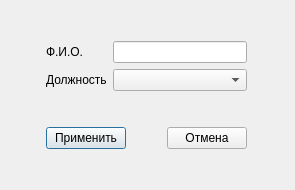
<?xml version="1.0" encoding="UTF-8"?>
<ui version="4.0">
 <class>NewUser</class>
 <widget class="QDialog" name="NewUser">
  <property name="geometry">
   <rect>
    <x>0</x>
    <y>0</y>
    <width>295</width>
    <height>190</height>
   </rect>
  </property>
  <property name="windowTitle">
   <string>Dialog</string>
  </property>
  <layout class="QGridLayout" name="gridLayout_2">
   <item row="0" column="0" colspan="2">
    <layout class="QGridLayout" name="gridLayout">
     <item row="0" column="0">
      <widget class="QLabel" name="label">
       <property name="text">
        <string>Ф.И.О.</string>
       </property>
      </widget>
     </item>
     <item row="0" column="1">
      <widget class="QLineEdit" name="lineEdit"/>
     </item>
     <item row="1" column="0">
      <widget class="QLabel" name="label_2">
       <property name="text">
        <string>Должность</string>
       </property>
      </widget>
     </item>
     <item row="1" column="1">
      <widget class="QComboBox" name="comboBox"/>
     </item>
    </layout>
   </item>
   <item row="1" column="0">
    <widget class="QPushButton" name="pushButton">
     <property name="sizePolicy">
      <sizepolicy hsizetype="Fixed" vsizetype="Fixed">
       <horstretch>0</horstretch>
       <verstretch>0</verstretch>
      </sizepolicy>
     </property>
     <property name="text">
      <string>Применить</string>
     </property>
    </widget>
   </item>
   <item row="1" column="1">
    <widget class="QPushButton" name="pushButton_2">
     <property name="sizePolicy">
      <sizepolicy hsizetype="Fixed" vsizetype="Fixed">
       <horstretch>0</horstretch>
       <verstretch>0</verstretch>
      </sizepolicy>
     </property>
     <property name="text">
      <string>Отмена</string>
     </property>
    </widget>
   </item>
  </layout>
 </widget>
 <resources/>
 <connections/>
</ui>
